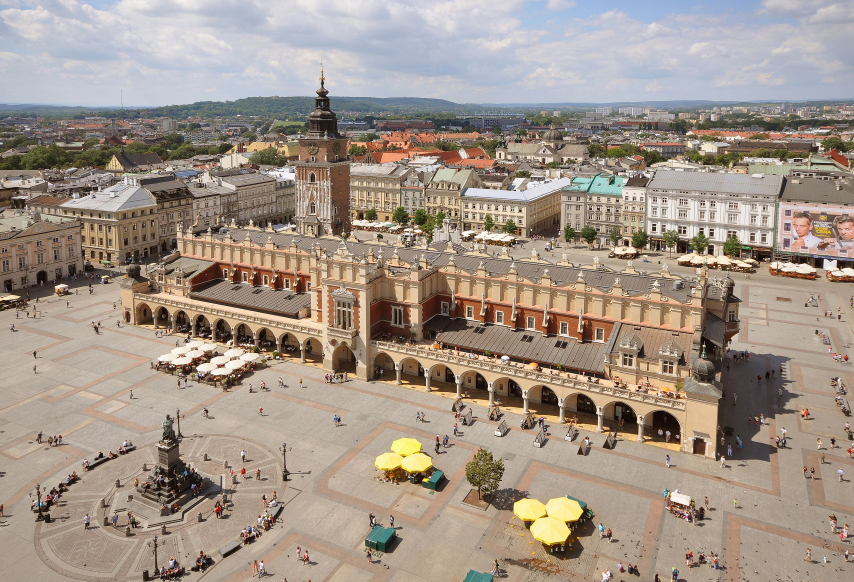
#> input picture photo.jpg, 2560 x 1744 px, given in place of logo_wentzl_cam_be5c6c.stream-11_30-2017-12fps.mp4.mp4, which was not available (shown at 1/3 size)
$ python stream.py   (older library calls are emulated)
#> lines starting #> are read from the running program, lines starting #| are printed output that depends on the picture; after the words box and inside, x2 and y2 are one past the last pixel; in counts of white or black regions, pixels touching at a corner belong together; long printed decimals are rounded; pictures that were not available may be replaced by others from this repository, and a replacement may not be noted
import cv2
import numpy as np
import time as tm
import matplotlib as plt
import pickle

# Create a VideoCapture object and read from input file
# If the input is the camera, pass 0 instead of the video file name
#cap = cv2.VideoCapture('logo_wentzl_cam_be5c6c.stream-11_30-2017-12fps.mp4.mp4')
fileNames = [
'logo_wentzl_cam_be5c6c.stream-11_30-2017-12fps.mp4.mp4', 'logo_wentzl_cam_be5c6c.stream-12_17-2017-12fps.mp4.mp4'
]

for videoName in fileNames:
    cap = cv2.VideoCapture(videoName)

    # Check if camera opened successfully
    if (cap.isOpened()== False):
      print("Error opening video stream or file")

    def drawRectangle(frame ,cord = (0,0,0,0), color=(255,0,0)):
        cv2.line(frame, (cord[0], cord[1]), (cord[0] + cord[2], cord[1]), (255,0,0), 1)
        cv2.line(frame, (cord[0], cord[1]), (cord[0], cord[1] + cord[3]), (255,0,0), 1)
        cv2.line(frame, (cord[0] + cord[2], cord[1]), (cord[0]+cord[2], cord[1] + cord[3]), (255,0,0), 1)
        cv2.line(frame, (cord[0], cord[1]+cord[3]), (cord[0]+cord[2], cord[1]+cord[3]), (255,0,0), 1)

    def calculateCannyRatio(cannyImg):
        whites = 0
        blacks = 0
        for i in range(cannyImg.shape[0]):
            for j in range(cannyImg.shape[1]):
                if cannyImg[i, j] > 200:
                    whites += 1
                else:
                    blacks += 1

        return whites/blacks


    # Read until video is completed
    wojciechData = []
    mariackiData = []
    frameData = []
    frames = 0
    mariackiFrames = []
    wojciechFrames = []

    while(cap.isOpened()):
      # Capture frame-by-frame
      ret, frame = cap.read()
#> frame is the input picture: shape (1744, 2560, 3); mean B, G, R 135.9, 147.7, 161.3
      if ret == True:

        #cv2.line(frame, (700,200), (700,300), (255,0,0), 5)
        #cv2.line(frame, (700,200), (700,300), (255,0,0), 5)

        # Display the resulting frame

        mariacki = frame[100:200, 630:730]
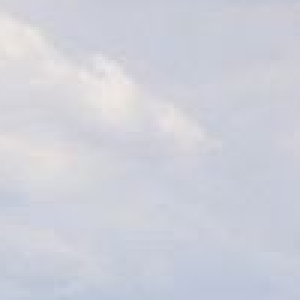
#> mariacki: shape (100, 100, 3) (shown 3 times larger); mean B, G, R 217.9, 208.3, 206.5
        wojciech = frame[450:550, 1010:1110]
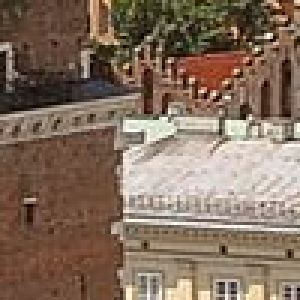
#> wojciech: shape (100, 100, 3) (shown 3 times larger); mean B, G, R 94.5, 111.1, 131.9

        # mariacki = mariacki * (1/255)
        # wojciech = wojciech * (1/255)

        # exit()
        tempWojciech = cv2.resize(cv2.cvtColor(wojciech, cv2.COLOR_BGR2GRAY), (50, 50), interpolation=cv2.INTER_AREA)
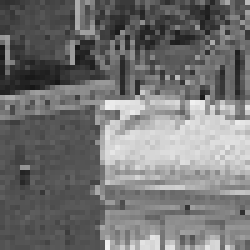
#> tempWojciech: shape (50, 50) (shown 5 times larger); min 22, max 241, mean 115.5
        tempMariacki = cv2.resize(cv2.cvtColor(mariacki, cv2.COLOR_BGR2GRAY), (50, 50), interpolation=cv2.INTER_AREA)
        wojToApp = np.array([])
        marToApp = np.array([])
        # print(tempWojciech[0], tempWojciech[1])
        for i in range(50):
            wojToApp = np.concatenate((wojToApp, tempWojciech[i]), axis=0)
            marToApp = np.concatenate((marToApp, tempMariacki[i]), axis=0)
#> after the loop, marToApp = 2500 values, max 233 at index 767, min 197 at index 2443, mean 209; wojToApp = 2500 values, max 241 at index 2471, min 22 at index 811, mean 115.5

        mariackiFrames.append(wojToApp)
        wojciechFrames.append(marToApp)

        #normalize data
        mariackiFrames[-1] = mariackiFrames[-1] * (1/255)
        wojciechFrames[-1] = wojciechFrames[-1] * (1/255)


        # [6 lines of commented-out code are left out]

        cannyMariacki = cv2.Canny(mariacki, 50, 50)
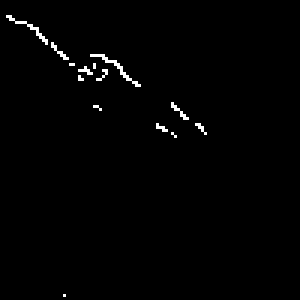
#> cannyMariacki: shape (100, 100) (shown 3 times larger); 1.1% white in thin lines or dots, all inside (x1, y1, x2, y2) = (2, 5, 69, 99)
        cannyWojciech = cv2.Canny(wojciech, 50, 50)
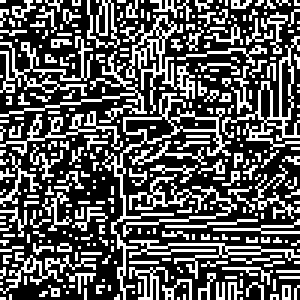
#> cannyWojciech: shape (100, 100) (shown 3 times larger); 34.3% white in thin lines or dots
        # [6 lines of commented-out code are left out]
        mariackiData.append(calculateCannyRatio(cannyMariacki))
        wojciechData.append(calculateCannyRatio(cannyWojciech))

        #frameData.append(calculateCannyRatio(cannyFrame))

        print(frames,": ", wojciechData[-1], mariackiData[-1])
#| 0 :  0.5223 0.01061
        #cv2.imshow("MariackiLaplacian" ,cv2.Canny(cv2.Laplacian(mariacki, cv2.CV_8U), 50, 50))
        #cv2.imshow("WojciechLaplacian" ,cv2.Canny(cv2.Laplacian(wojciech, cv2.CV_8U), 50, 50))
        frames += 1

        # Press Q on keyboard to  exit
        if cv2.waitKey(25) & 0xFF == ord('q'):
#> (key q is pressed here)
          break


      # Break the loop
      else:
        break

    # When everything done, release the video capture object
    cap.release()

    # Closes all the frames
    cv2.destroyAllWindows()
    tempData = []
    temp = [mariackiData, wojciechData]
#> temp = [[0.0106], [0.522]]
    # print(temp)
    try:
        tempData = (pickle.load(open("data.pickle", "rb")))
#> (reads data.pickle from the repository)
        # print(tempData)
        temp = [temp[0] + tempData[0], temp[1] + tempData[1]]
        # print("\n\n\n\n")
        # print(temp)
    except:
        pass

    pickle.dump(temp, open("data.pickle", "wb"))
    try:
        tempW = pickle.load(open("wojciechFrames.pickle", "rb"))
    except:
        tempW = []

    pickle.dump(tempW + wojciechFrames, open("wojciechFrames.pickle", "wb"))

    try:
        tempM = pickle.load(open("mariackiFrames.pickle", "rb"))
    except:
        tempM = []
    pickle.dump(tempM + mariackiFrames, open("mariackiFrames.pickle", "wb"))
    print("dumping data finished!")
